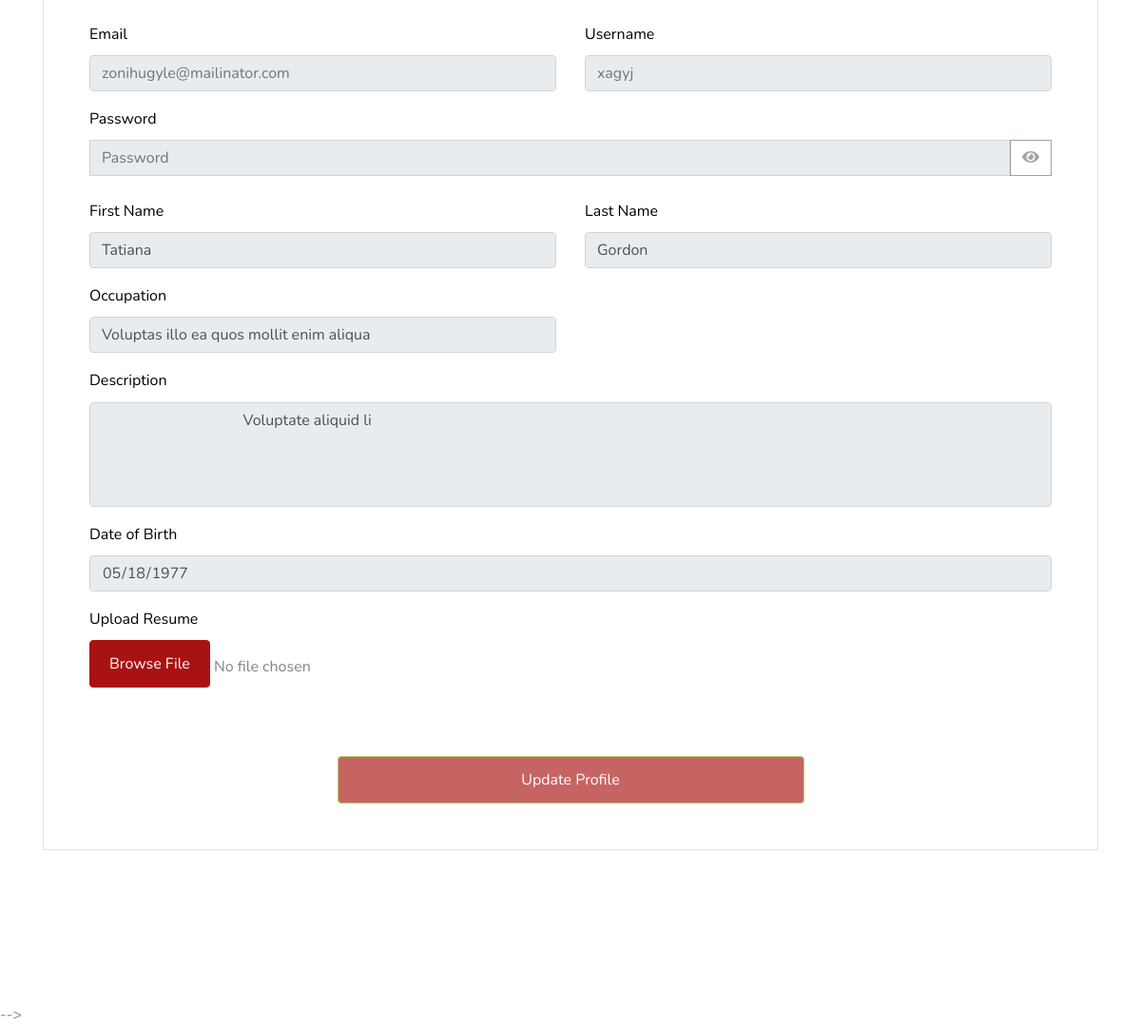
Page /profile.php (signed in, lower part) on the earlier database version.
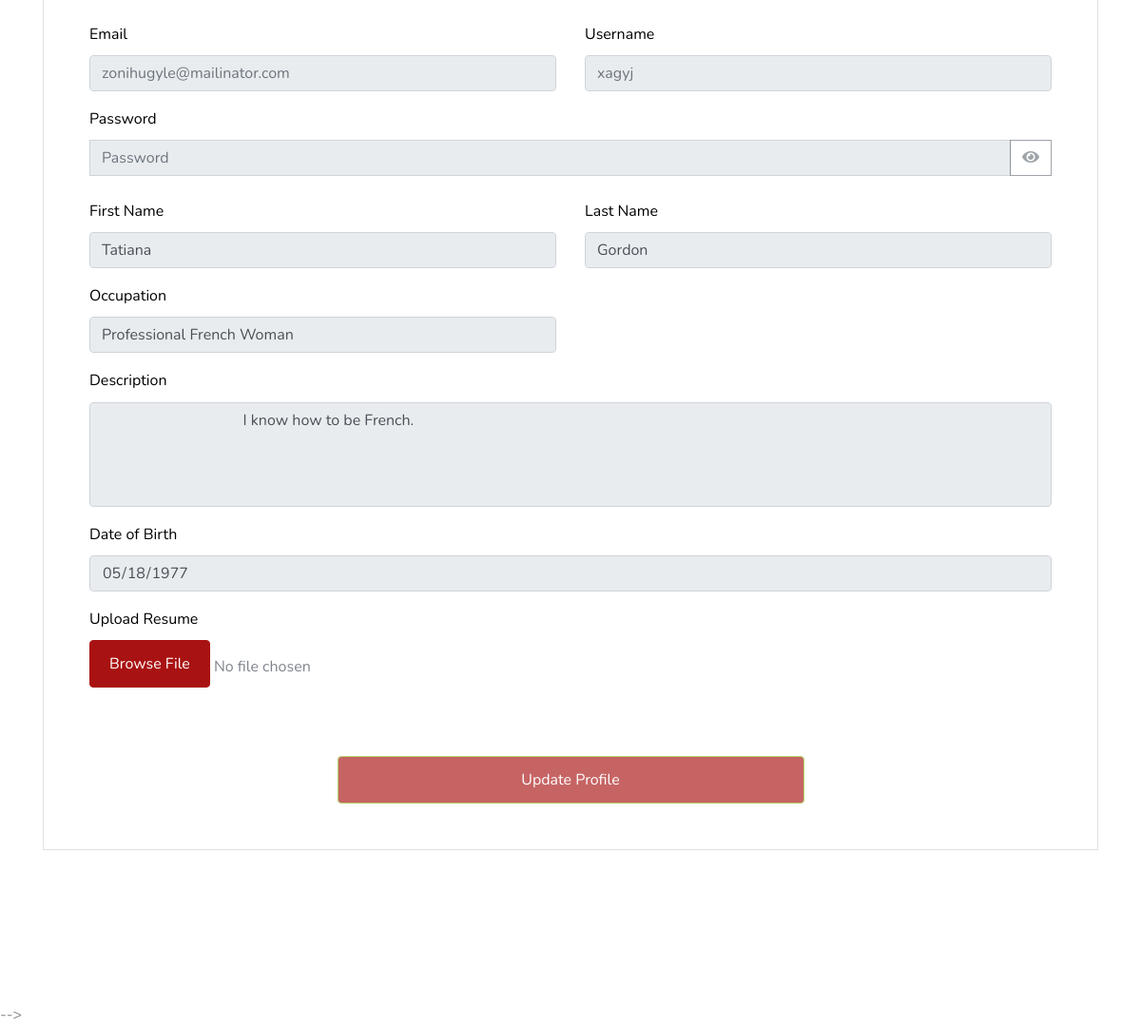
Same page on the later database version.
### tables this page shows
CREATE TABLE `job_seekers` (
    `user_id` int(11) NOT NULL,
    `fname` varchar(50) NOT NULL,
    `lname` varchar(50) NOT NULL,
    `date_of_birth` date NOT NULL,
    `occupation` varchar(50) DEFAULT NULL,
    `description` text DEFAULT NULL,
    `cv` varchar(255) DEFAULT NULL
);

CREATE TABLE `users` (
    `user_id` int(11) NOT NULL,
    `profile_pic` varchar(255) DEFAULT "./uploads/profile_pic/check-mark.png",
    `email` varchar(255) NOT NULL,
    `passwd` varchar(255) NOT NULL,
    `username` varchar(50) NOT NULL,
    `usertype` enum('JobSeeker','Employer','Admin') NOT NULL
);

### functions/getProfileData.php (called while the page is built, shortened)
<?php
include './settings/connection.php';
function getProfileData($user_id, $usertype) {
    global $conn;
    $sql = "";
    switch ($usertype) {
        case 'JobSeeker':
            $sql = "SELECT u.user_id, u.profile_pic, u.email, u.username, u.passwd, js.fname, js.lname, js.date_of_birth, js.occupation, js.description, js.cv
                    FROM users u
                    JOIN job_seekers js ON u.user_id = js.user_id
                    WHERE u.user_id = ?";
            break;
    }
    $stmt = $conn->prepare($sql);
    $stmt->bind_param("i", $user_id);
    $stmt->execute();
    $result = $stmt->get_result();
    if ($result->num_rows > 0) {
        return $result->fetch_assoc();
    } else {
        return null;
    }
}

### profile.php (the view, shortened to what the changed rows need)
<?php
include './functions/getProfileData.php';
$userData = getProfileData($_SESSION['user_id'], $_SESSION['role']);
?>
<!doctype html>
<html lang="en">
<head>
    <link rel="stylesheet" href="css/custom-bs.css">
    <link rel="stylesheet" href="css/jquery.fancybox.min.css">
    <link rel="stylesheet" href="css/bootstrap-select.min.css">
    <link rel="stylesheet" href="fonts/icomoon/style.css">
    <link rel="stylesheet" href="fonts/line-icons/style.css">
    <link rel="stylesheet" href="css/owl.carousel.min.css">
    <link rel="stylesheet" href="css/animate.min.css">
    <link rel="stylesheet" href="css/quill.snow.css">
    <link rel="stylesheet" href="https://cdnjs.cloudflare.com/ajax/libs/font-awesome/5.15.3/css/all.min.css">
    <link rel="stylesheet" href="css/style.css">
</head>
<body id="top">
<div class="site-wrap">
    <section class="site-section">
        <div class="container">
            <div class="row mb-5">
                <div class="col-lg-12">
                    <form class="p-4 p-md-5 border" method="post" action="" id="user_profile_form">
                        <div class="form-group row">
                            <div class="col-md mb-3 mb-md-0">
                                <label for="email">Email</label>
                                <input type="text" class="form-control" id="email" placeholder=<?= $userData['email'] ?> readonly>
                            </div>
                            <div class="col">
                                <label for="username">Username</label>
                                <input type="text" class="form-control" id="username" placeholder=<?= $userData['username'] ?> readonly>
                            </div>
                        </div>
                        <?php
                        if (isset($_SESSION['role']) && $_SESSION['role'] == 'Employer') {
                            echo '
                                <div class="form-group row">
                                    <div class="col-md-6 mb-3 mb-md-0">
                                        <label for="org_name">Company Name</label>
                                        <input type="text" class="form-control editable" id="org_name" placeholder="' . htmlspecialchars($userData['org_name'], ENT_QUOTES, 'UTF-8') . '"
                                            value="' . htmlspecialchars($userData['org_name'], ENT_QUOTES, 'UTF-8') . '" disabled>
                                    </div>
                                    <div class="col-md-6 mb-3 mb-md-0">
                                        <label for="industry">Industry</label>
                                        <input type="text" class="form-control editable" id="industry" placeholder="' . htmlspecialchars($userData['industry'], ENT_QUOTES, 'UTF-8') . '"
                                            value="' . htmlspecialchars($userData['industry'], ENT_QUOTES, 'UTF-8') . '" disabled>
                                    </div>
                                </div>
                                <div class="form-group">
                                    <label for="creation_date">
                                        Date Established<span class="icon-calendar pl-2"></span>
                                    </label>
                                    ' . htmlspecialchars($userData['creation_date'], ENT_QUOTES, 'UTF-8') . '
                                    <input id="creation_date" class="form-control editable" type="date" value="' . htmlspecialchars($userData['creation_date'], ENT_QUOTES, 'UTF-8') . '" disabled>
                                </div>
                                <div class="row form-group">
                                    <div class="col-md mb-4 mb-md-0">
                                        <label for="tag_id">
                                            Search Tags
                                            <span class="icon-info-circle" data-toggle="tooltip" data-placement="right" title="Search tags help categorize and find jobs more easily"></span>
                                        </label>';
                            include './actions/get_tags_4_dropdown.php';
                            echo '<select id="tags" class="selectpicker form-control border rounded" multiple>';
                            if ($tags->num_rows > 0) {
                                foreach ($tags as $tag) {
                                    if (in_array($tag['tag_id'], json_decode($userData['tag_ids'], true))) {
                                        echo '<option value="' . htmlspecialchars($tag['tag_id']) . '" selected>' . htmlspecialchars($tag['tag_name']) . '</option>';
                                    } else {
                                        echo '<option value="' . htmlspecialchars($tag['tag_id']) . '">' . htmlspecialchars($tag['tag_name']) . '</option>';
                                    }
                                }
                            } else {
                                echo '<option disabled>No tags found</option>';
                            }
                            echo '</select>
                                </div>
                            </div>';
                        } else {
                            echo '
                            <div class="form-group row">
                                <div class="col-md-6 mb-3 mb-md-0">
                                    <label for="fname">First Name</label>
                                    <input type="text" class="form-control editable" id="fname" placeholder="Jane"
                                        value="' . htmlspecialchars($userData['fname'], ENT_QUOTES, 'UTF-8') . '" disabled>
                                </div>
                                <div class="col-md mb-3 mb-md-0">
                                    <label for="lname">Last Name</label>
                                    <input id="lname" type="text" placeholder="Doe" class="form-control editable"
                                        value="' . htmlspecialchars($userData['lname'], ENT_QUOTES, 'UTF-8') . '" disabled>
                                </div>
                            </div>
                            <div class="form-group row">
                                <div class="col-md-6 mb-3 mb-md-0">
                                    <label for="occupation">Occupation</label>
                                    <input type="text" class="form-control editable" id="occupation" placeholder="Student"
                                        value="' . htmlspecialchars($userData['occupation'], ENT_QUOTES, 'UTF-8') . '" disabled>
                                </div>
                            </div>
                            <div class="form-group">
                                <label for="description">Description</label>
                                <textarea id="description" class="form-control no-resize editable" rows="4" style="resize:none" placeholder="Enter some information about yourself" disabled>
                                    ' . htmlspecialchars($userData['description'], ENT_QUOTES, 'UTF-8') . '
                                </textarea>
                            </div>
                            <div class="form-group">
                                <label for="date_of_birth">
                                    Date of Birth <span class="icon-calendar pl-2"></span>
                                </label>
                                <input id="date_of_birth" class="form-control editable" type="date" value="' . htmlspecialchars($userData['date_of_birth'], ENT_QUOTES, 'UTF-8') . '" disabled>
                            </div>
                            <div class="form-group">
                                <label for="cv">Upload Resume</label> <br>
                                <label class="btn btn-primary btn-md btn-file">
                                    Browse File <input type="file" id="cv" name="cv" accept=".pdf" class="editable" hidden disabled>
                                </label>
                                <span id="cv_name">No file chosen</span>
                            </div>
                            ';
                        }
                        ?>
                    </form>
                </div>
            </div>
        </div>
    </section>
</div>
</body>
</html>

Differences in the rows shown:
changed job_seekers "Tatiana": occupation "Voluptas illo ea quos mollit enim aliqua" → "Professional French Woman"; description "Voluptate aliquid li" → "I know how to be French."
